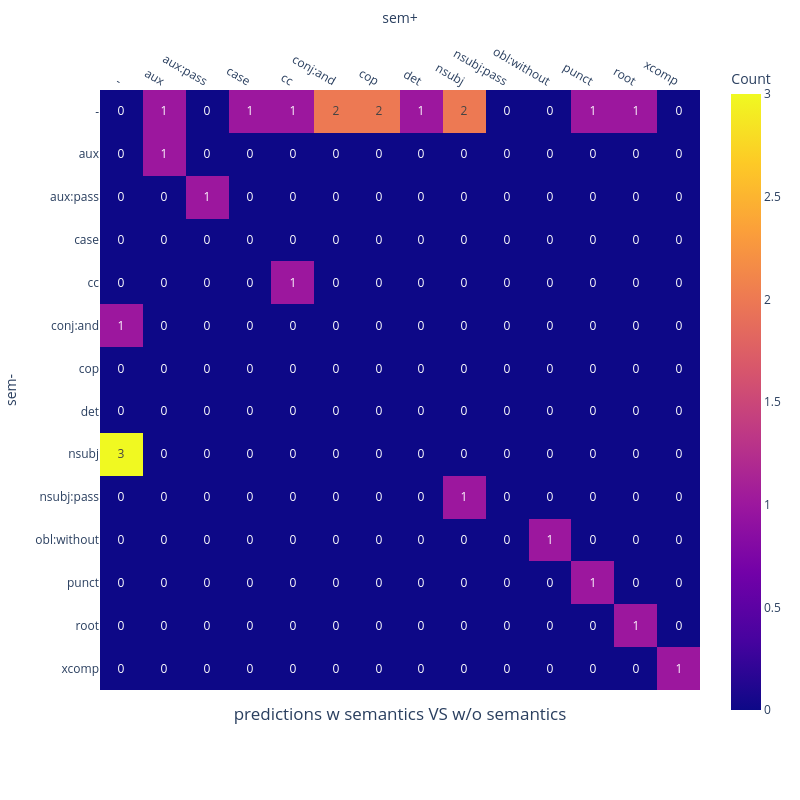

The notebook cell saved with this chart:
### Code cell
visualize_cm(deps_rels_sem, deps_rels_no_sem, "predictions w semantics VS w/o semantics", x_title="sem+", y_title="sem-")

### Figure 1 — Plotly figure (JSON) as saved in the notebook; plotly's stock layout.template omitted (floating-point values rounded to 4 significant figures; data arrays with more than 128 entries replaced by an {"elided": "..."} marker saying what was removed)
{"data": [{"coloraxis": "coloraxis", "hovertemplate": "sem+: %{x}<br>sem-: %{y}<br>Count: %{z}<extra></extra>", "name": "0", "texttemplate": "%{z}", "type": "heatmap", "x": ["-", "aux", "aux:pass", "case", "cc", "conj:and", "cop", "det", "nsubj", "nsubj:pass", "obl:without", "punct", "root", "xcomp"], "xaxis": "x", "y": ["-", "aux", "aux:pass", "case", "cc", "conj:and", "cop", "det", "nsubj", "nsubj:pass", "obl:without", "punct", "root", "xcomp"], "yaxis": "y", "z": {"elided": "14x14 int values"}}], "layout": {"autosize": false, "coloraxis": {"colorbar": {"title": {"text": "Count"}}, "colorscale": [[0, "#0d0887"], [0.1111, "#46039f"], [0.2222, "#7201a8"], [0.3333, "#9c179e"], [0.4444, "#bd3786"], [0.5556, "#d8576b"], [0.6667, "#ed7953"], [0.7778, "#fb9f3a"], [0.8889, "#fdca26"], [1, "#f0f921"]]}, "height": 800, "margin": {"t": 60}, "title": {"text": "predictions w semantics VS w/o semantics", "x": 0.5, "y": 0.1}, "width": 800, "xaxis": {"anchor": "y", "autorange": true, "constrain": "domain", "domain": [0, 1], "range": [-0.5, 13.5], "scaleanchor": "y", "side": "top", "title": {"text": "sem+"}, "type": "category"}, "yaxis": {"anchor": "x", "autorange": true, "constrain": "domain", "domain": [0.04545, 0.9545], "range": [13.5, -0.5], "title": {"text": "sem-"}, "type": "category"}}}
